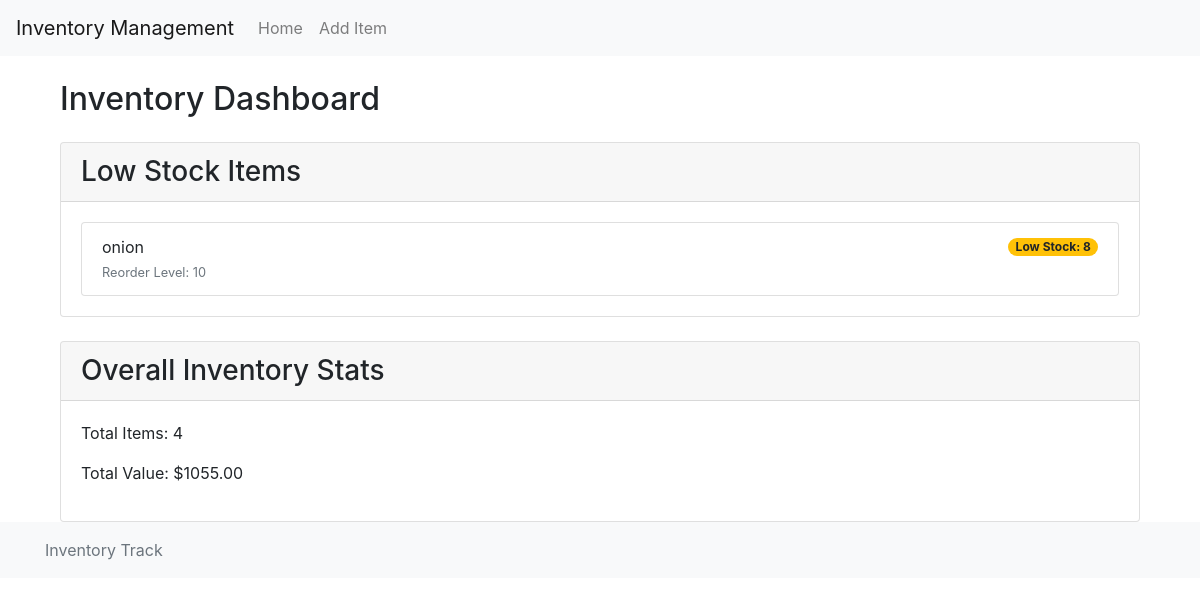
The page /inventory/dashboard/ on the database its author committed.
### inventory/models.py (models this page shows, shortened)
class InventoryItem(models.Model):
    name = models.CharField(max_length=100)
    category = models.CharField(max_length=100)
    quantity = models.IntegerField()
    reorder_level = models.IntegerField(default=0)
    price = models.DecimalField(max_digits=10, decimal_places=2, default=0.0)
    image = models.ImageField(upload_to='inventory_images/', blank=True, null=True)

### inventory/views.py (the view)
# urls.py: path('dashboard/', views.dashboard, name='dashboard'),
def dashboard(request):
    low_stock_items = InventoryItem.objects.filter(quantity__lte=F('reorder_level'))
    total_items = InventoryItem.objects.count()
    total_value = InventoryItem.objects.aggregate(total_value=Sum(F('quantity') * F('price')))['total_value'] or 0
    return render(request, 'inventory/dashboard.html', {
        'low_stock_items': low_stock_items,
        'total_items': total_items,
        'total_value': total_value,
    })

### inventory/templates/inventory/dashboard.html
{% extends 'inventory/base.html' %} {% block content %}
<div class="container">
  <h2 class="mt-4">Inventory Dashboard</h2>
  <div class="card mt-4">
    <div class="card-header">
      <h3 class="mb-0">Low Stock Items</h3>
    </div>
    <div class="card-body">
      {% if low_stock_items %}
      <ul class="list-group">
        {% for item in low_stock_items %}
        <li class="list-group-item">
          <div class="d-flex justify-content-between align-items-center">
            {{ item.name }}
            <span class="badge badge-warning badge-pill"
              >Low Stock: {{ item.quantity }}</span
            >
          </div>
          <small class="text-muted"
            >Reorder Level: {{ item.reorder_level }}</small
          >
        </li>
        {% endfor %}
      </ul>
      {% else %}
      <p class="text-muted">All items are sufficiently stocked.</p>
      {% endif %}
    </div>
  </div>
  <div class="card mt-4">
    <div class="card-header">
      <h3 class="mb-0">Overall Inventory Stats</h3>
    </div>
    <div class="card-body">
      <p>Total Items: {{ total_items }}</p>
      <p>Total Value: ${{ total_value|floatformat:2 }}</p>
    </div>
  </div>
</div>
{% endblock %}

### rows shown on the page
InventoryItem: name "onion", quantity "8", reorder_level "10"

### other values the page prints
{{ total_items }} "4"
{{ total_value|floatformat:2 }} "1055.00"
